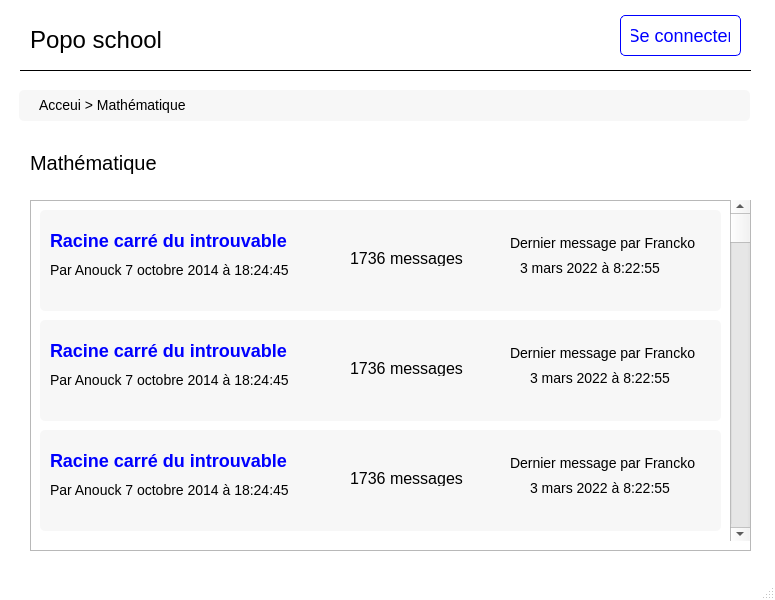
<?xml version="1.0" encoding="UTF-8"?>
<ui version="4.0">
 <class>MainWindow</class>
 <widget class="QMainWindow" name="MainWindow">
  <property name="geometry">
   <rect>
    <x>0</x>
    <y>0</y>
    <width>775</width>
    <height>600</height>
   </rect>
  </property>
  <property name="windowTitle">
   <string>MainWindow</string>
  </property>
  <property name="styleSheet">
   <string notr="true">QMainWindow {
background-color: white;
}

QLabel {
font-size: 14px;
}
</string>
  </property>
  <widget class="QWidget" name="centralwidget">
   <widget class="QFrame" name="nav_bar">
    <property name="geometry">
     <rect>
      <x>20</x>
      <y>10</y>
      <width>731</width>
      <height>61</height>
     </rect>
    </property>
    <property name="styleSheet">
     <string notr="true">QFrame#nav_bar {
border:1px solid black; 
border-left: 0px;
border-right: 0px;
border-top: 0px;
}

QLabel#logo{
	font-size: 24px;
}
</string>
    </property>
    <property name="frameShape">
     <enum>QFrame::StyledPanel</enum>
    </property>
    <property name="frameShadow">
     <enum>QFrame::Raised</enum>
    </property>
    <widget class="QLabel" name="logo">
     <property name="geometry">
      <rect>
       <x>10</x>
       <y>14</y>
       <width>131</width>
       <height>31</height>
      </rect>
     </property>
     <property name="styleSheet">
      <string notr="true"/>
     </property>
     <property name="text">
      <string>Popo school</string>
     </property>
    </widget>
    <widget class="QPushButton" name="pushButton">
     <property name="geometry">
      <rect>
       <x>600</x>
       <y>5</y>
       <width>121</width>
       <height>41</height>
      </rect>
     </property>
     <property name="styleSheet">
      <string notr="true">QPushButton#pushButton {
color: blue;
border: 1px solid blue;
border-radius: 5px;
padding: 10px;
font-size: 18px;
}

QPushButton#pushButton::hover {
color: white;
background-color: blue;
}</string>
     </property>
     <property name="text">
      <string>Se connecter</string>
     </property>
    </widget>
   </widget>
   <widget class="QLabel" name="label_2">
    <property name="geometry">
     <rect>
      <x>30</x>
      <y>147</y>
      <width>136</width>
      <height>31</height>
     </rect>
    </property>
    <property name="styleSheet">
     <string notr="true">font-size: 20px;

</string>
    </property>
    <property name="text">
     <string>Mathématique</string>
    </property>
   </widget>
   <widget class="QFrame" name="frame">
    <property name="geometry">
     <rect>
      <x>30</x>
      <y>200</y>
      <width>721</width>
      <height>351</height>
     </rect>
    </property>
    <property name="styleSheet">
     <string notr="true">QFrame#frame_2, #frame_3, #frame_4 {
background-color: #f7f7f7;
border-radius: 5px;
}</string>
    </property>
    <property name="frameShape">
     <enum>QFrame::StyledPanel</enum>
    </property>
    <property name="frameShadow">
     <enum>QFrame::Raised</enum>
    </property>
    <widget class="QFrame" name="frame_2">
     <property name="geometry">
      <rect>
       <x>10</x>
       <y>10</y>
       <width>681</width>
       <height>101</height>
      </rect>
     </property>
     <property name="frameShape">
      <enum>QFrame::StyledPanel</enum>
     </property>
     <property name="frameShadow">
      <enum>QFrame::Raised</enum>
     </property>
     <widget class="QLabel" name="label_3">
      <property name="geometry">
       <rect>
        <x>10</x>
        <y>10</y>
        <width>251</width>
        <height>41</height>
       </rect>
      </property>
      <property name="styleSheet">
       <string notr="true">font-size: 18px;
font-weight: bold;
color: blue;</string>
      </property>
      <property name="text">
       <string>Racine carré du introuvable</string>
      </property>
     </widget>
     <widget class="QLabel" name="label_4">
      <property name="geometry">
       <rect>
        <x>10</x>
        <y>50</y>
        <width>251</width>
        <height>20</height>
       </rect>
      </property>
      <property name="styleSheet">
       <string notr="true">fonr-size: 14px;</string>
      </property>
      <property name="text">
       <string>Par Anouck 7 octobre 2014 à 18:24:45</string>
      </property>
     </widget>
     <widget class="QLabel" name="label_5">
      <property name="geometry">
       <rect>
        <x>310</x>
        <y>40</y>
        <width>121</width>
        <height>16</height>
       </rect>
      </property>
      <property name="styleSheet">
       <string notr="true">font-size: 16px;</string>
      </property>
      <property name="text">
       <string>1736 messages</string>
      </property>
     </widget>
     <widget class="QLabel" name="label_6">
      <property name="geometry">
       <rect>
        <x>470</x>
        <y>20</y>
        <width>191</width>
        <height>41</height>
       </rect>
      </property>
      <property name="text">
       <string>Dernier message par Francko
</string>
      </property>
     </widget>
     <widget class="QLabel" name="label_7">
      <property name="geometry">
       <rect>
        <x>480</x>
        <y>50</y>
        <width>151</width>
        <height>16</height>
       </rect>
      </property>
      <property name="text">
       <string>3 mars 2022 à 8:22:55</string>
      </property>
     </widget>
     <widget class="QScrollBar" name="verticalScrollBar">
      <property name="geometry">
       <rect>
        <x>700</x>
        <y>90</y>
        <width>16</width>
        <height>160</height>
       </rect>
      </property>
      <property name="orientation">
       <enum>Qt::Vertical</enum>
      </property>
     </widget>
    </widget>
    <widget class="QFrame" name="frame_3">
     <property name="geometry">
      <rect>
       <x>10</x>
       <y>120</y>
       <width>681</width>
       <height>101</height>
      </rect>
     </property>
     <property name="frameShape">
      <enum>QFrame::StyledPanel</enum>
     </property>
     <property name="frameShadow">
      <enum>QFrame::Raised</enum>
     </property>
     <widget class="QLabel" name="label_8">
      <property name="geometry">
       <rect>
        <x>10</x>
        <y>10</y>
        <width>251</width>
        <height>41</height>
       </rect>
      </property>
      <property name="styleSheet">
       <string notr="true">font-size: 18px;
font-weight: bold;
color: blue;</string>
      </property>
      <property name="text">
       <string>Racine carré du introuvable</string>
      </property>
     </widget>
     <widget class="QLabel" name="label_9">
      <property name="geometry">
       <rect>
        <x>10</x>
        <y>50</y>
        <width>251</width>
        <height>20</height>
       </rect>
      </property>
      <property name="styleSheet">
       <string notr="true">fonr-size: 14px;</string>
      </property>
      <property name="text">
       <string>Par Anouck 7 octobre 2014 à 18:24:45</string>
      </property>
     </widget>
     <widget class="QLabel" name="label_10">
      <property name="geometry">
       <rect>
        <x>310</x>
        <y>40</y>
        <width>121</width>
        <height>16</height>
       </rect>
      </property>
      <property name="styleSheet">
       <string notr="true">font-size: 16px;</string>
      </property>
      <property name="text">
       <string>1736 messages</string>
      </property>
     </widget>
     <widget class="QLabel" name="label_11">
      <property name="geometry">
       <rect>
        <x>470</x>
        <y>20</y>
        <width>191</width>
        <height>41</height>
       </rect>
      </property>
      <property name="text">
       <string>Dernier message par Francko
</string>
      </property>
     </widget>
     <widget class="QLabel" name="label_12">
      <property name="geometry">
       <rect>
        <x>490</x>
        <y>50</y>
        <width>151</width>
        <height>16</height>
       </rect>
      </property>
      <property name="text">
       <string>3 mars 2022 à 8:22:55</string>
      </property>
     </widget>
    </widget>
    <widget class="QFrame" name="frame_4">
     <property name="geometry">
      <rect>
       <x>10</x>
       <y>230</y>
       <width>681</width>
       <height>101</height>
      </rect>
     </property>
     <property name="frameShape">
      <enum>QFrame::StyledPanel</enum>
     </property>
     <property name="frameShadow">
      <enum>QFrame::Raised</enum>
     </property>
     <widget class="QLabel" name="label_18">
      <property name="geometry">
       <rect>
        <x>10</x>
        <y>10</y>
        <width>251</width>
        <height>41</height>
       </rect>
      </property>
      <property name="styleSheet">
       <string notr="true">font-size: 18px;
font-weight: bold;
color: blue;</string>
      </property>
      <property name="text">
       <string>Racine carré du introuvable</string>
      </property>
     </widget>
     <widget class="QLabel" name="label_19">
      <property name="geometry">
       <rect>
        <x>10</x>
        <y>50</y>
        <width>251</width>
        <height>20</height>
       </rect>
      </property>
      <property name="styleSheet">
       <string notr="true">fonr-size: 14px;</string>
      </property>
      <property name="text">
       <string>Par Anouck 7 octobre 2014 à 18:24:45</string>
      </property>
     </widget>
     <widget class="QLabel" name="label_20">
      <property name="geometry">
       <rect>
        <x>310</x>
        <y>40</y>
        <width>121</width>
        <height>16</height>
       </rect>
      </property>
      <property name="styleSheet">
       <string notr="true">font-size: 16px;</string>
      </property>
      <property name="text">
       <string>1736 messages</string>
      </property>
     </widget>
     <widget class="QLabel" name="label_21">
      <property name="geometry">
       <rect>
        <x>470</x>
        <y>20</y>
        <width>191</width>
        <height>41</height>
       </rect>
      </property>
      <property name="text">
       <string>Dernier message par Francko
</string>
      </property>
     </widget>
     <widget class="QLabel" name="label_22">
      <property name="geometry">
       <rect>
        <x>490</x>
        <y>50</y>
        <width>151</width>
        <height>16</height>
       </rect>
      </property>
      <property name="text">
       <string>3 mars 2022 à 8:22:55</string>
      </property>
     </widget>
    </widget>
    <widget class="QScrollBar" name="verticalScrollBar_2">
     <property name="geometry">
      <rect>
       <x>700</x>
       <y>0</y>
       <width>20</width>
       <height>341</height>
      </rect>
     </property>
     <property name="orientation">
      <enum>Qt::Vertical</enum>
     </property>
    </widget>
   </widget>
   <widget class="QFrame" name="frame_5">
    <property name="geometry">
     <rect>
      <x>19</x>
      <y>90</y>
      <width>731</width>
      <height>31</height>
     </rect>
    </property>
    <property name="styleSheet">
     <string notr="true">QFrame{
background-color: #f7f7f7;
border-radius: 5px;
}</string>
    </property>
    <property name="frameShape">
     <enum>QFrame::StyledPanel</enum>
    </property>
    <property name="frameShadow">
     <enum>QFrame::Raised</enum>
    </property>
    <widget class="QLabel" name="label">
     <property name="geometry">
      <rect>
       <x>20</x>
       <y>5</y>
       <width>151</width>
       <height>20</height>
      </rect>
     </property>
     <property name="text">
      <string>Acceui &gt; Mathématique</string>
     </property>
    </widget>
   </widget>
  </widget>
  <widget class="QMenuBar" name="menubar">
   <property name="geometry">
    <rect>
     <x>0</x>
     <y>0</y>
     <width>775</width>
     <height>21</height>
    </rect>
   </property>
  </widget>
  <widget class="QStatusBar" name="statusbar"/>
 </widget>
 <resources/>
 <connections/>
</ui>
